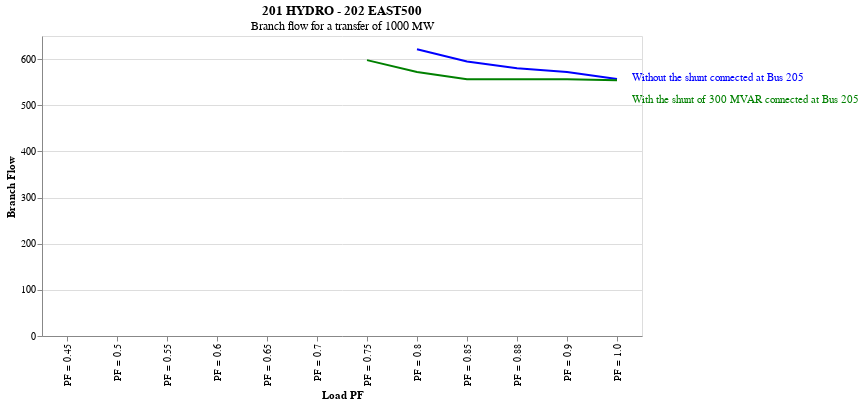
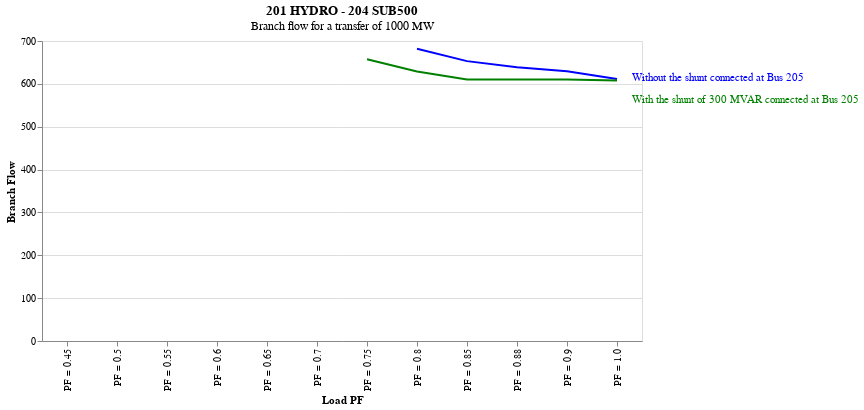

These figures' notebook cell, in order:
### Markdown cell above
#### 2. Branch flows for a transfer of 1000 MW with and without shunt connected at Bus 205

### Code cell
function_branch_flow('book_MVA.xlsx','book_shunt_MVA.xlsx',1000)

### Figure 1 — Vega-Lite specification as saved in the notebook (floating-point values rounded to 4 significant figures)
{"config": {"view": {"continuousWidth": 300, "continuousHeight": 300}}, "layer": [{"mark": {"type": "line", "color": "blue"}, "encoding": {"x": {"field": "load_PF", "title": "Load PF", "type": "nominal"}, "y": {"field": "Branch Flow for incremental transfer of 1000 MW", "title": "Branch Flow", "type": "quantitative"}}, "title": {"text": "201 HYDRO - 202 EAST500", "subtitle": "Branch flow for a transfer of 1000 MW"}}, {"mark": {"type": "text", "align": "left", "color": "blue", "dx": 15, "dy": -1}, "encoding": {"text": {"condition": {"test": "(datum.load_PF === 'PF = 1.0')", "value": "Without the shunt connected at Bus 205"}, "value": ""}, "x": {"field": "load_PF", "title": "Load PF", "type": "nominal"}, "y": {"field": "Branch Flow for incremental transfer of 1000 MW", "title": "Branch Flow", "type": "quantitative"}}, "title": {"text": "201 HYDRO - 202 EAST500", "subtitle": "Branch flow for a transfer of 1000 MW"}}, {"layer": [{"mark": {"type": "line", "color": "green"}, "encoding": {"x": {"field": "load_PF", "title": "Load PF", "type": "nominal"}, "y": {"field": "Branch Flow for incremental transfer of 1000 MW", "title": "Branch Flow", "type": "quantitative"}}, "title": "201 HYDRO - 202 EAST500"}, {"mark": {"type": "text", "align": "left", "color": "green", "dx": 15, "dy": 20}, "encoding": {"text": {"condition": {"test": "(datum.load_PF === 'PF = 1.0')", "value": "With the shunt of 300 MVAR connected at Bus 205"}, "value": ""}, "x": {"field": "load_PF", "title": "Load PF", "type": "nominal"}, "y": {"field": "Branch Flow for incremental transfer of 1000 MW", "title": "Branch Flow", "type": "quantitative"}}, "title": "201 HYDRO - 202 EAST500"}], "data": {"name": "data-387ee7e7d9c3fbf9548db8da8c4fc41d"}}], "data": {"name": "data-8889d2916a5e8fe902d48adea29485c8"}, "height": 300, "width": 600, "$schema": "https://vega.github.io/schema/vega-lite/v5.20.1.json", "datasets": {"data-8889d2916a5e8fe902d48adea29485c8": [{"Branch Flow": "201 HYDRO - 202 EAST500", "Branch Flow for incremental transfer of 1000 MW": null, "load_PF": "PF = 0.45"}, {"Branch Flow": "201 HYDRO - 202 EAST500", "Branch Flow for incremental transfer of 1000 MW": null, "load_PF": "PF = 0.5"}, {"Branch Flow": "201 HYDRO - 202 EAST500", "Branch Flow for incremental transfer of 1000 MW": null, "load_PF": "PF = 0.55"}, {"Branch Flow": "201 HYDRO - 202 EAST500", "Branch Flow for incremental transfer of 1000 MW": null, "load_PF": "PF = 0.6"}, {"Branch Flow": "201 HYDRO - 202 EAST500", "Branch Flow for incremental transfer of 1000 MW": null, "load_PF": "PF = 0.65"}, {"Branch Flow": "201 HYDRO - 202 EAST500", "Branch Flow for incremental transfer of 1000 MW": null, "load_PF": "PF = 0.7"}, {"Branch Flow": "201 HYDRO - 202 EAST500", "Branch Flow for incremental transfer of 1000 MW": null, "load_PF": "PF = 0.75"}, {"Branch Flow": "201 HYDRO - 202 EAST500", "Branch Flow for incremental transfer of 1000 MW": 621.2, "load_PF": "PF = 0.8"}, {"Branch Flow": "201 HYDRO - 202 EAST500", "Branch Flow for incremental transfer of 1000 MW": 594.8, "load_PF": "PF = 0.85"}, {"Branch Flow": "201 HYDRO - 202 EAST500", "Branch Flow for incremental transfer of 1000 MW": 580.4, "load_PF": "PF = 0.88"}, {"Branch Flow": "201 HYDRO - 202 EAST500", "Branch Flow for incremental transfer of 1000 MW": 572.2, "load_PF": "PF = 0.9"}, {"Branch Flow": "201 HYDRO - 202 EAST500", "Branch Flow for incremental transfer of 1000 MW": 556.6, "load_PF": "PF = 1.0"}], "data-387ee7e7d9c3fbf9548db8da8c4fc41d": [{"Branch Flow": "201 HYDRO - 202 EAST500", "Branch Flow for incremental transfer of 1000 MW": null, "load_PF": "PF = 0.45"}, {"Branch Flow": "201 HYDRO - 202 EAST500", "Branch Flow for incremental transfer of 1000 MW": null, "load_PF": "PF = 0.5"}, {"Branch Flow": "201 HYDRO - 202 EAST500", "Branch Flow for incremental transfer of 1000 MW": null, "load_PF": "PF = 0.55"}, {"Branch Flow": "201 HYDRO - 202 EAST500", "Branch Flow for incremental transfer of 1000 MW": null, "load_PF": "PF = 0.6"}, {"Branch Flow": "201 HYDRO - 202 EAST500", "Branch Flow for incremental transfer of 1000 MW": null, "load_PF": "PF = 0.65"}, {"Branch Flow": "201 HYDRO - 202 EAST500", "Branch Flow for incremental transfer of 1000 MW": null, "load_PF": "PF = 0.7"}, {"Branch Flow": "201 HYDRO - 202 EAST500", "Branch Flow for incremental transfer of 1000 MW": 597.8, "load_PF": "PF = 0.75"}, {"Branch Flow": "201 HYDRO - 202 EAST500", "Branch Flow for incremental transfer of 1000 MW": 572.1, "load_PF": "PF = 0.8"}, {"Branch Flow": "201 HYDRO - 202 EAST500", "Branch Flow for incremental transfer of 1000 MW": 556.1, "load_PF": "PF = 0.85"}, {"Branch Flow": "201 HYDRO - 202 EAST500", "Branch Flow for incremental transfer of 1000 MW": 556.1, "load_PF": "PF = 0.88"}, {"Branch Flow": "201 HYDRO - 202 EAST500", "Branch Flow for incremental transfer of 1000 MW": 556.1, "load_PF": "PF = 0.9"}, {"Branch Flow": "201 HYDRO - 202 EAST500", "Branch Flow for incremental transfer of 1000 MW": 554.2, "load_PF": "PF = 1.0"}]}}

### Figure 2 — Vega-Lite specification as saved in the notebook (floating-point values rounded to 4 significant figures)
{"config": {"view": {"continuousWidth": 300, "continuousHeight": 300}}, "layer": [{"mark": {"type": "line", "color": "blue"}, "encoding": {"x": {"field": "load_PF", "title": "Load PF", "type": "nominal"}, "y": {"field": "Branch Flow for incremental transfer of 1000 MW", "title": "Branch Flow", "type": "quantitative"}}, "title": {"text": "201 HYDRO - 204 SUB500", "subtitle": "Branch flow for a transfer of 1000 MW"}}, {"mark": {"type": "text", "align": "left", "color": "blue", "dx": 15, "dy": -1}, "encoding": {"text": {"condition": {"test": "(datum.load_PF === 'PF = 1.0')", "value": "Without the shunt connected at Bus 205"}, "value": ""}, "x": {"field": "load_PF", "title": "Load PF", "type": "nominal"}, "y": {"field": "Branch Flow for incremental transfer of 1000 MW", "title": "Branch Flow", "type": "quantitative"}}, "title": {"text": "201 HYDRO - 204 SUB500", "subtitle": "Branch flow for a transfer of 1000 MW"}}, {"layer": [{"mark": {"type": "line", "color": "green"}, "encoding": {"x": {"field": "load_PF", "title": "Load PF", "type": "nominal"}, "y": {"field": "Branch Flow for incremental transfer of 1000 MW", "title": "Branch Flow", "type": "quantitative"}}, "title": "201 HYDRO - 204 SUB500"}, {"mark": {"type": "text", "align": "left", "color": "green", "dx": 15, "dy": 20}, "encoding": {"text": {"condition": {"test": "(datum.load_PF === 'PF = 1.0')", "value": "With the shunt of 300 MVAR connected at Bus 205"}, "value": ""}, "x": {"field": "load_PF", "title": "Load PF", "type": "nominal"}, "y": {"field": "Branch Flow for incremental transfer of 1000 MW", "title": "Branch Flow", "type": "quantitative"}}, "title": "201 HYDRO - 204 SUB500"}], "data": {"name": "data-ec37122a2a31f62bb5aa9cae3bcf765a"}}], "data": {"name": "data-9bb0d076038dda43efb7d2d70cb8d153"}, "height": 300, "width": 600, "$schema": "https://vega.github.io/schema/vega-lite/v5.20.1.json", "datasets": {"data-9bb0d076038dda43efb7d2d70cb8d153": [{"Branch Flow": "201 HYDRO - 204 SUB500", "Branch Flow for incremental transfer of 1000 MW": null, "load_PF": "PF = 0.45"}, {"Branch Flow": "201 HYDRO - 204 SUB500", "Branch Flow for incremental transfer of 1000 MW": null, "load_PF": "PF = 0.5"}, {"Branch Flow": "201 HYDRO - 204 SUB500", "Branch Flow for incremental transfer of 1000 MW": null, "load_PF": "PF = 0.55"}, {"Branch Flow": "201 HYDRO - 204 SUB500", "Branch Flow for incremental transfer of 1000 MW": null, "load_PF": "PF = 0.6"}, {"Branch Flow": "201 HYDRO - 204 SUB500", "Branch Flow for incremental transfer of 1000 MW": null, "load_PF": "PF = 0.65"}, {"Branch Flow": "201 HYDRO - 204 SUB500", "Branch Flow for incremental transfer of 1000 MW": null, "load_PF": "PF = 0.7"}, {"Branch Flow": "201 HYDRO - 204 SUB500", "Branch Flow for incremental transfer of 1000 MW": null, "load_PF": "PF = 0.75"}, {"Branch Flow": "201 HYDRO - 204 SUB500", "Branch Flow for incremental transfer of 1000 MW": 681.7, "load_PF": "PF = 0.8"}, {"Branch Flow": "201 HYDRO - 204 SUB500", "Branch Flow for incremental transfer of 1000 MW": 653.0, "load_PF": "PF = 0.85"}, {"Branch Flow": "201 HYDRO - 204 SUB500", "Branch Flow for incremental transfer of 1000 MW": 638.9, "load_PF": "PF = 0.88"}, {"Branch Flow": "201 HYDRO - 204 SUB500", "Branch Flow for incremental transfer of 1000 MW": 629.6, "load_PF": "PF = 0.9"}, {"Branch Flow": "201 HYDRO - 204 SUB500", "Branch Flow for incremental transfer of 1000 MW": 611.3, "load_PF": "PF = 1.0"}], "data-ec37122a2a31f62bb5aa9cae3bcf765a": [{"Branch Flow": "201 HYDRO - 204 SUB500", "Branch Flow for incremental transfer of 1000 MW": null, "load_PF": "PF = 0.45"}, {"Branch Flow": "201 HYDRO - 204 SUB500", "Branch Flow for incremental transfer of 1000 MW": null, "load_PF": "PF = 0.5"}, {"Branch Flow": "201 HYDRO - 204 SUB500", "Branch Flow for incremental transfer of 1000 MW": null, "load_PF": "PF = 0.55"}, {"Branch Flow": "201 HYDRO - 204 SUB500", "Branch Flow for incremental transfer of 1000 MW": null, "load_PF": "PF = 0.6"}, {"Branch Flow": "201 HYDRO - 204 SUB500", "Branch Flow for incremental transfer of 1000 MW": null, "load_PF": "PF = 0.65"}, {"Branch Flow": "201 HYDRO - 204 SUB500", "Branch Flow for incremental transfer of 1000 MW": null, "load_PF": "PF = 0.7"}, {"Branch Flow": "201 HYDRO - 204 SUB500", "Branch Flow for incremental transfer of 1000 MW": 657.5, "load_PF": "PF = 0.75"}, {"Branch Flow": "201 HYDRO - 204 SUB500", "Branch Flow for incremental transfer of 1000 MW": 629.0, "load_PF": "PF = 0.8"}, {"Branch Flow": "201 HYDRO - 204 SUB500", "Branch Flow for incremental transfer of 1000 MW": 610.2, "load_PF": "PF = 0.85"}, {"Branch Flow": "201 HYDRO - 204 SUB500", "Branch Flow for incremental transfer of 1000 MW": 610.3, "load_PF": "PF = 0.88"}, {"Branch Flow": "201 HYDRO - 204 SUB500", "Branch Flow for incremental transfer of 1000 MW": 610.4, "load_PF": "PF = 0.9"}, {"Branch Flow": "201 HYDRO - 204 SUB500", "Branch Flow for incremental transfer of 1000 MW": 607.9, "load_PF": "PF = 1.0"}]}}
